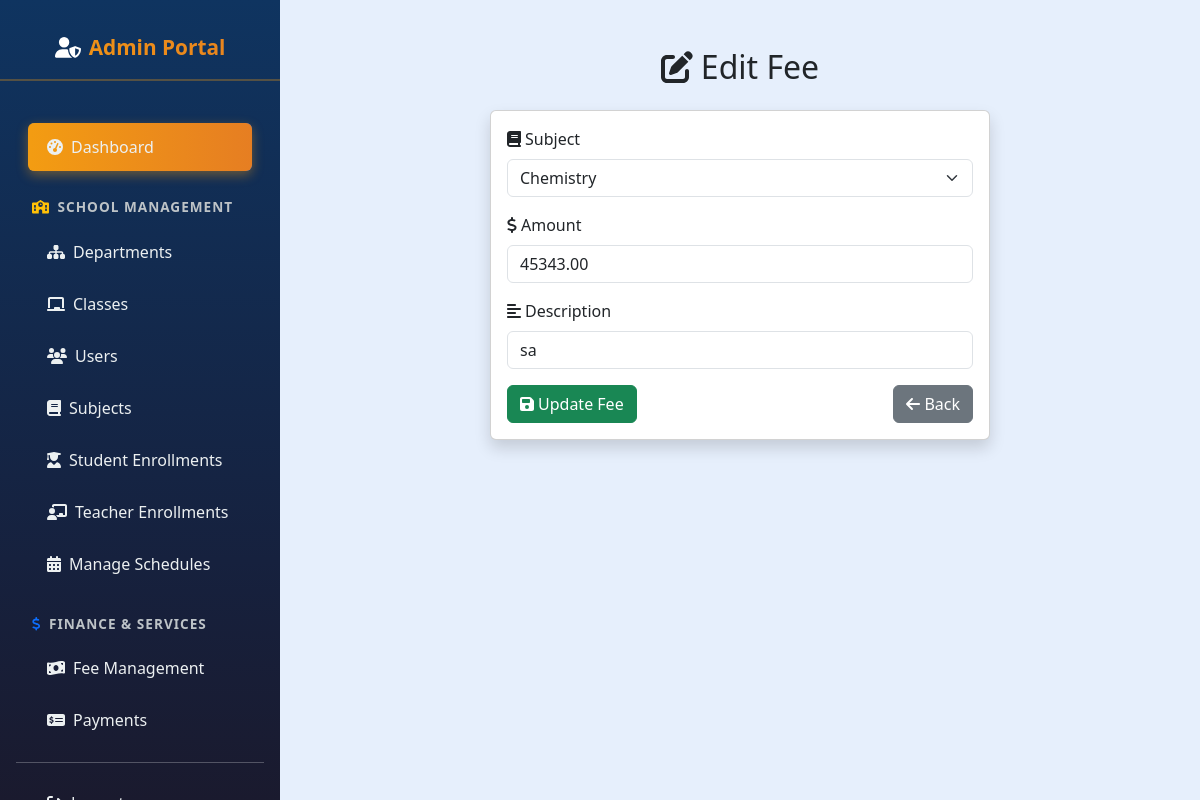
Screenshot of /admin/edit_fee.php?id=1 (signed in) with the database file from the repository.
### tables this page shows
CREATE TABLE `fee_structure` (
  `fee_id` int(11) NOT NULL,
  `subject_id` int(11) DEFAULT NULL,
  `amount` decimal(10,2) NOT NULL,
  `description` varchar(255) DEFAULT NULL
);

CREATE TABLE `subjects` (
  `subject_id` int(11) NOT NULL,
  `subject_name` varchar(100) NOT NULL,
  `class_id` int(11) NOT NULL,
  `created_at` datetime DEFAULT current_timestamp(),
  `department_id` int(11) DEFAULT NULL,
  `credit_hours` int(11) NOT NULL DEFAULT 0
);

### admin/edit_fee.php (the view, shortened to what this page needs)
<?php
include('config.php');
$id = intval($_GET['id']);
$stmt = $conn->prepare("SELECT * FROM fee_structure WHERE fee_id=?");
$stmt->bind_param("i", $id);
$stmt->execute();
$result = $stmt->get_result();
$fee = $result->fetch_assoc();
$subjects = $conn->query("SELECT subject_id, subject_name FROM subjects");
?>
<!DOCTYPE html>
<html lang="en">
<head>
<link href="https://cdn.jsdelivr.net/npm/bootstrap@5.3.0/dist/css/bootstrap.min.css" rel="stylesheet" />
</head>
<body style="margin-left:280px; background-color:#e6effc;">
<?php include('admin_sidebar.php'); ?>
<div class="container mt-5">
<h2 class="mb-4 text-center"><i class="fas fa-edit me-2"></i>Edit Fee</h2>
<div class="card mx-auto shadow" style="max-width:500px;">
<div class="card-body">
<form method="POST" action="">
<div class="mb-3">
<label for="subject_id" class="form-label"><i class="fas fa-book me-1"></i>Subject</label>
<select name="subject_id" id="subject_id" class="form-select">
<?php while($subject = $subjects->fetch_assoc()): ?>
<option value="<?= $subject['subject_id'] ?>" <?= ($subject['subject_id']==$fee['subject_id'])?'selected':'' ?>>
<?= htmlspecialchars($subject['subject_name']) ?>
</option>
<?php endwhile; ?>
</select>
</div>
<div class="mb-3">
<label for="amount" class="form-label"><i class="fas fa-dollar-sign me-1"></i>Amount</label>
<input type="number" step="0.01" class="form-control" id="amount" name="amount" value="<?= htmlspecialchars($fee['amount']) ?>" required>
</div>
<div class="mb-3">
<label for="description" class="form-label"><i class="fas fa-align-left me-1"></i>Description</label>
<input type="text" class="form-control" id="description" name="description" value="<?= htmlspecialchars($fee['description']) ?>">
</div>
<div class="d-flex justify-content-between">
<button type="submit" class="btn btn-success"><i class="fas fa-save me-1"></i>Update Fee</button>
<a href="manage_fees.php" class="btn btn-secondary"><i class="fas fa-arrow-left me-1"></i>Back</a>
</div>
</form>
</div>
</div>
</div>
</body>
</html>

### admin/admin_sidebar.php (style rules this page uses)
body { font-family: 'Segoe UI', Tahoma, Geneva, Verdana, sans-serif; margin-left: 280px; background-color: #e6effc; }

### rows the page displays
fee_structure: subject_id "Chemistry", amount "45343.00", description "sa"
